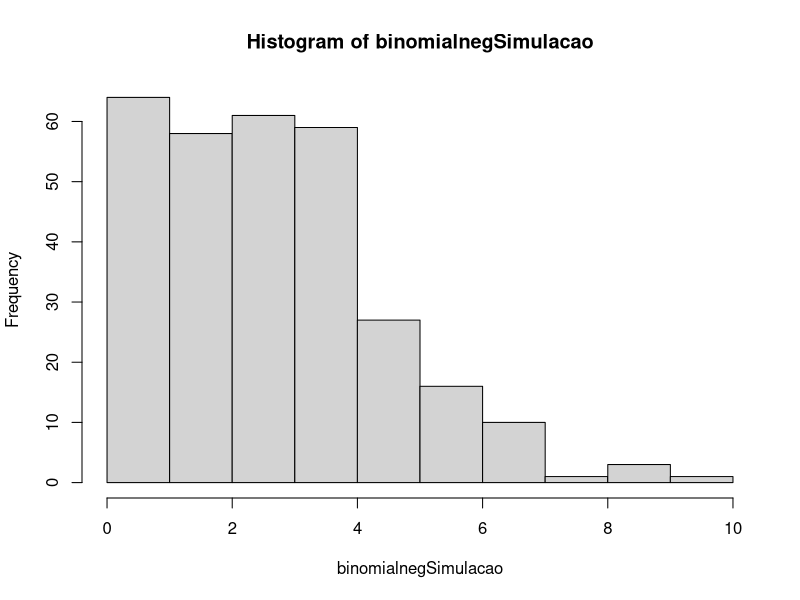
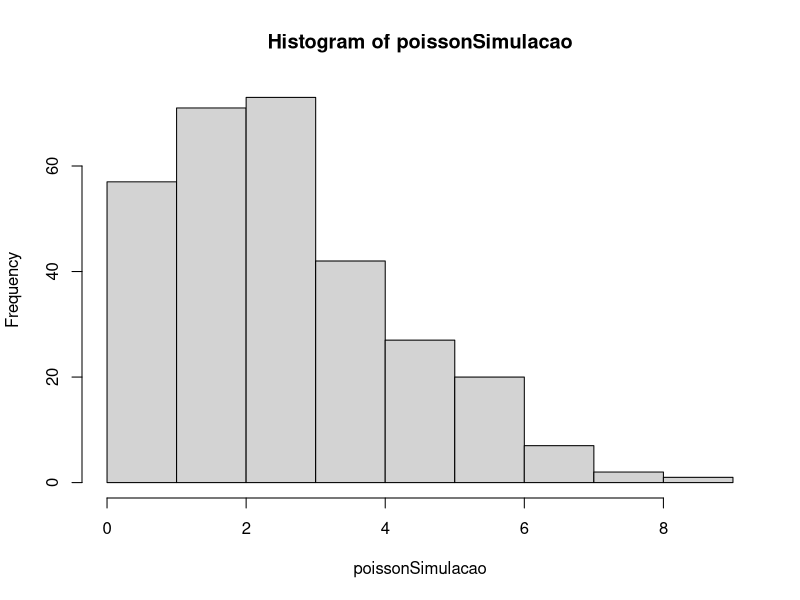
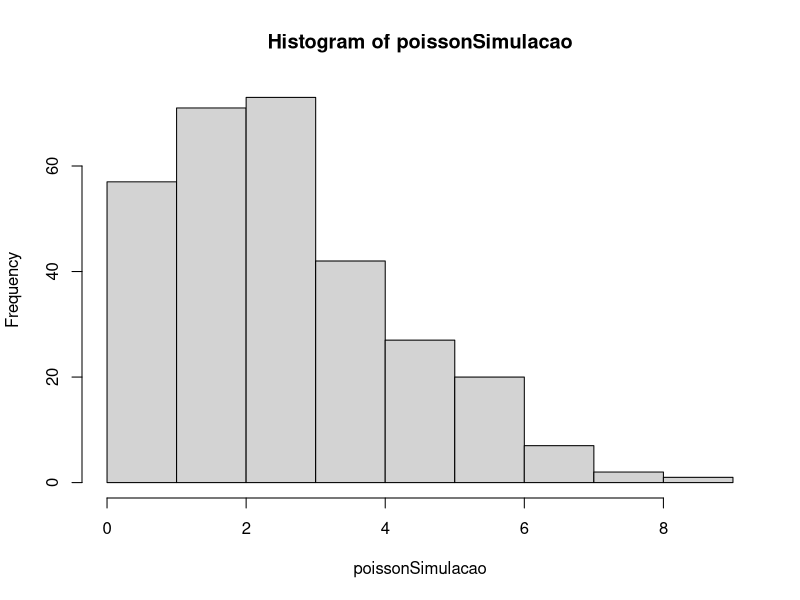
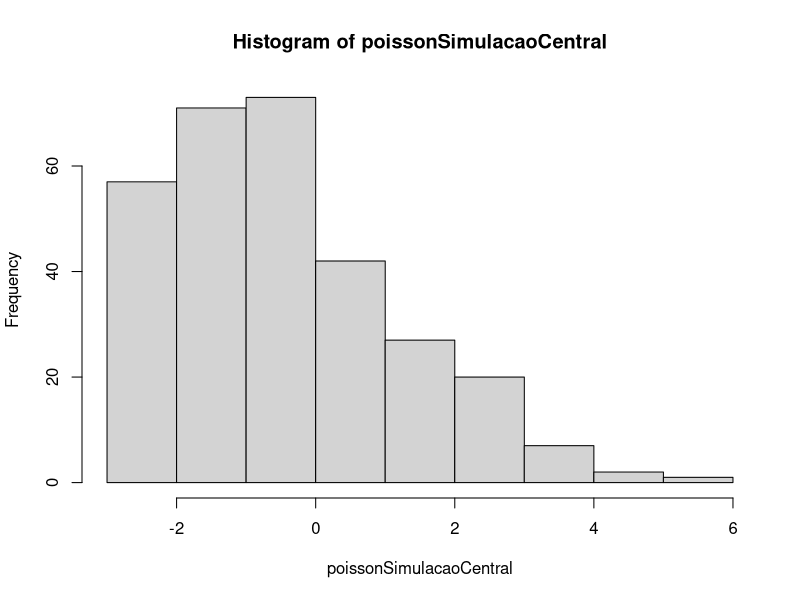

Here is the R script that generated these plots, in order:

# o R como calculadora

binomialnegSimulacao <- rnbinom(300, mu = 3, size = 10)

poissonSimulacao <- rpois(300, 3)

hist(binomialnegSimulacao)  # cria histograma
hist(poissonSimulacao)

binomialnegSimulacao + poissonSimulacao # soma as distribuições

poissonSimulacao + 100 # soma 100 a cada elemento

poissonSimulacao ^2 # eleva ao quadrado

poissonSimulacao * binomialnegSimulacao # multiplica

round(poissonSimulacao, 0) # arredonda o vetor para inteiros

ceiling(binomialnegSimulacao) # arredonda para cima

floor(poissonSimulacao) # arredonda para baixo

poissonSimulacao %% binomialnegSimulacao # modulo dos vetores


# também podemos usar funções estatísticas do R

# média
mean(poissonSimulacao)
mean(binomialnegSimulacao)

# mediana
median(poissonSimulacao)
median(binomialnegSimulacao)

#desvio padrão
sd(poissonSimulacao)
sd(binomialnegSimulacao)

#variância
var(poissonSimulacao)
var(binomialnegSimulacao)

# uma aplicação prática - vamos centralizar a nossa simulação poisson

poissonSimulacaoCentral <- poissonSimulacao - mean(poissonSimulacao)
hist(poissonSimulacao)
hist(poissonSimulacaoCentral)

